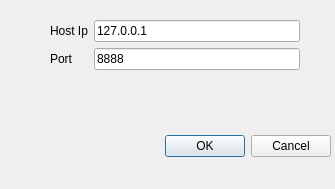
<?xml version="1.0" encoding="UTF-8"?>
<ui version="4.0">
 <class>CreateConnectDialog</class>
 <widget class="QDialog" name="CreateConnectDialog">
  <property name="geometry">
   <rect>
    <x>0</x>
    <y>0</y>
    <width>335</width>
    <height>189</height>
   </rect>
  </property>
  <property name="windowTitle">
   <string>Dialog</string>
  </property>
  <widget class="QDialogButtonBox" name="buttonBox">
   <property name="geometry">
    <rect>
     <x>-10</x>
     <y>130</y>
     <width>341</width>
     <height>32</height>
    </rect>
   </property>
   <property name="orientation">
    <enum>Qt::Horizontal</enum>
   </property>
   <property name="standardButtons">
    <set>QDialogButtonBox::Cancel|QDialogButtonBox::Ok</set>
   </property>
  </widget>
  <widget class="QLabel" name="loading">
   <property name="geometry">
    <rect>
     <x>110</x>
     <y>20</y>
     <width>110</width>
     <height>80</height>
    </rect>
   </property>
   <property name="text">
    <string>loading</string>
   </property>
  </widget>
  <widget class="QWidget" name="gridLayoutWidget">
   <property name="geometry">
    <rect>
     <x>50</x>
     <y>20</y>
     <width>250</width>
     <height>80</height>
    </rect>
   </property>
   <layout class="QGridLayout" name="gridLayout">
    <property name="sizeConstraint">
     <enum>QLayout::SetMinAndMaxSize</enum>
    </property>
    <item row="0" column="0">
     <widget class="QLabel" name="label">
      <property name="text">
       <string>Host Ip</string>
      </property>
     </widget>
    </item>
    <item row="1" column="0">
     <widget class="QLabel" name="label_2">
      <property name="text">
       <string>Port</string>
      </property>
     </widget>
    </item>
    <item row="0" column="1">
     <widget class="QLineEdit" name="lineEdit">
      <property name="minimumSize">
       <size>
        <width>0</width>
        <height>0</height>
       </size>
      </property>
      <property name="text">
       <string>127.0.0.1</string>
      </property>
      <property name="readOnly">
       <bool>false</bool>
      </property>
     </widget>
    </item>
    <item row="1" column="1">
     <widget class="QLineEdit" name="lineEdit_2">
      <property name="minimumSize">
       <size>
        <width>10</width>
        <height>0</height>
       </size>
      </property>
      <property name="text">
       <string>8888</string>
      </property>
     </widget>
    </item>
   </layout>
  </widget>
  <zorder>loading</zorder>
  <zorder>buttonBox</zorder>
  <zorder>gridLayoutWidget</zorder>
 </widget>
 <resources/>
 <connections>
  <connection>
   <sender>buttonBox</sender>
   <signal>accepted()</signal>
   <receiver>CreateConnectDialog</receiver>
   <slot>accept()</slot>
   <hints>
    <hint type="sourcelabel">
     <x>248</x>
     <y>254</y>
    </hint>
    <hint type="destinationlabel">
     <x>157</x>
     <y>274</y>
    </hint>
   </hints>
  </connection>
  <connection>
   <sender>buttonBox</sender>
   <signal>rejected()</signal>
   <receiver>CreateConnectDialog</receiver>
   <slot>reject()</slot>
   <hints>
    <hint type="sourcelabel">
     <x>316</x>
     <y>260</y>
    </hint>
    <hint type="destinationlabel">
     <x>286</x>
     <y>274</y>
    </hint>
   </hints>
  </connection>
 </connections>
</ui>
